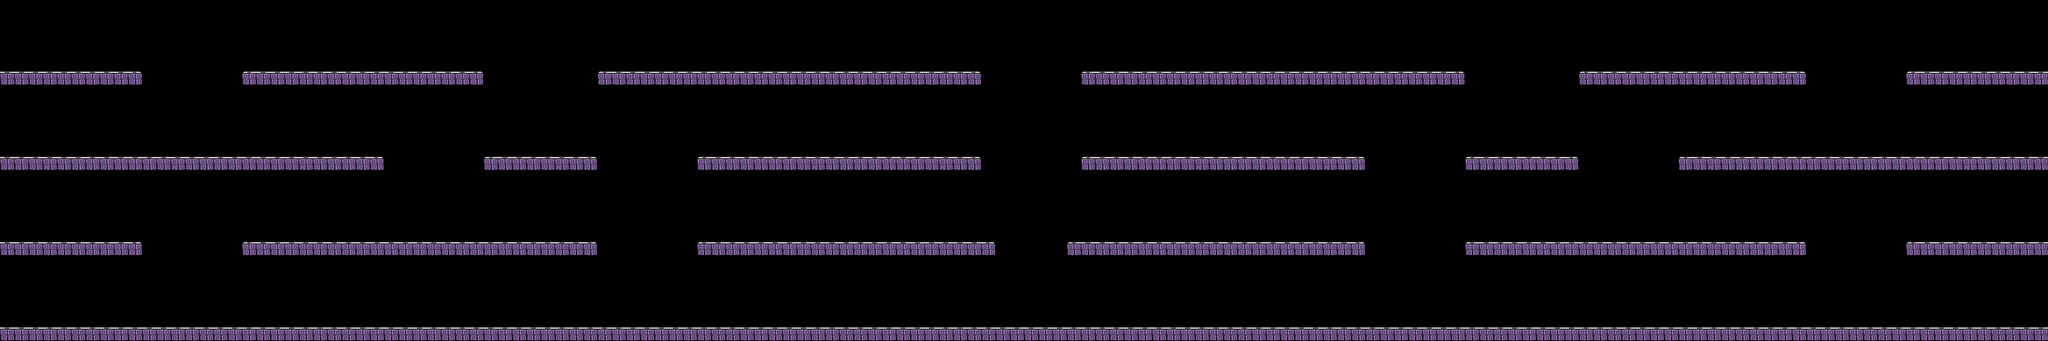

The image is a tile-based game level rendered from a .tmx file. Its description and source (layers, tilesets, objects; grid data summarised) follow:
An orthogonal 144x24 tile map with 32x32 px tiles, 1 tile layer (Platforms).

<map version="1.0" orientation="orthogonal" width="144" height="24" tilewidth="32" tileheight="32">
 <tileset firstgid="1" name="terrain" tilewidth="32" tileheight="32">
  <image source="../tiles/terrain.png" width="128" height="32" />
  <terraintypes>
   <terrain name="Left road" tile="0" />
   <terrain name="Center road" tile="1" />
   <terrain name="Right road" tile="2" />
   <terrain name="Ground road" tile="3" />
  </terraintypes>
 </tileset>
 <layer name="Platforms" width="144" height="24">
  <data>[3456 cells, 471 non-empty, 4 distinct tile ids]</data>
 </layer>
</map>
